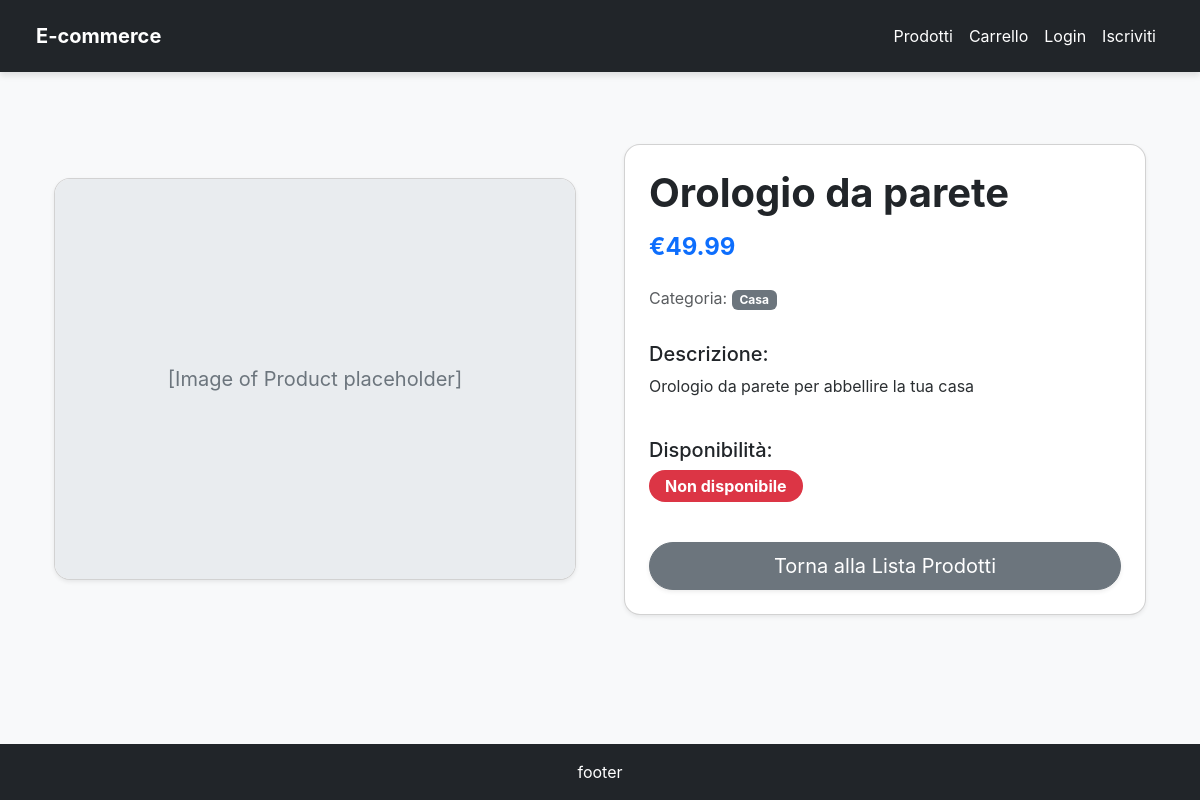
The page /orologio-da-parete/ on the database its author committed.
### products/models.py (models this page shows, shortened)
class Product(models.Model):
    name = models.CharField(max_length=200, verbose_name="Nome Prodotto")
    slug = models.SlugField(max_length=200, unique=True, help_text="Slug unico per l'URL del prodotto")
    category = models.ForeignKey(
        Category,
        on_delete=models.SET_NULL,
        null=True,
        blank=True,
        related_name='products',
        verbose_name="Categoria"
    )
    description = models.TextField(verbose_name="Descrizione prodotto")
    price = models.DecimalField(
        max_digits=10,
        decimal_places=2,
        verbose_name="Prezzo in €"
    )
    stock = models.IntegerField(
        default=0,
        verbose_name="Quantità Disponibile",
        help_text="Quantità di prodotti disponibili in magazzino."
    )
    created_at = models.DateTimeField(auto_now_add=True, verbose_name="Data Creazione")
    updated_at = models.DateTimeField(auto_now=True, verbose_name="Ultimo Aggiornamento")
    class Meta:
        ordering = ('name',)
        verbose_name = "Prodotto"
        verbose_name_plural = "Prodotti"

class Category(models.Model):
    name = models.CharField(max_length=100, unique=True, verbose_name="Nome Categoria")
    slug = models.SlugField(max_length=100, unique=True, help_text="Slug unico per l'URL della categoria")
    class Meta:
        ordering = ('name',)
        verbose_name_plural = "Categorie"

### products/views.py (the view)
# urls.py: path("<slug:slug>/", ProductDetails.as_view(), name="product_details"),
class ProductDetails(DetailView):
    model = Product
    template_name = "product_details.html"

### templates/product_details.html (shortened to what this page needs)
{% extends 'base.html' %}
{% block content %}
<div class="container my-5">
    <div class="row gx-5 align-items-center">
        <div class="col-md-6 mb-4 mb-md-0">
            <div class="card shadow-sm rounded-card overflow-hidden">
                <div class="img-placeholder" style="height: 400px;">
                    [Image of Product placeholder]
                </div>
            </div>
        </div>
        <div class="col-md-6">
            <div class="card shadow-sm rounded-card p-4">
                <h1 class="fw-bold text-dark mb-3">{{ product.name }}</h1>
                <h4 class="text-primary fw-bold mb-4">€{{ product.price|floatformat:2 }}</h4>
                <p class="text-muted mb-2">Categoria: <span class="badge bg-secondary">{{ product.category.name }}</span></p>
                <h5 class="mt-4 mb-2 text-dark">Descrizione:</h5>
                <p class="text-secondary-emphasis">{{ product.description }}</p>
                <div class="mt-4 mb-4">
                    <h5 class="text-dark">Disponibilità:</h5>
                    {% if product.stock > 0 %}
                        <span class="badge bg-success fs-6 py-2 px-3 rounded-pill">Disponibile</span>
                    {% else %}
                        <span class="badge bg-danger fs-6 py-2 px-3 rounded-pill">Non disponibile</span>
                    {% endif %}
                </div>
                <div class="mt-auto pt-3">
                    <a href="{% url 'product_list' %}" class="btn btn-secondary btn-lg w-100 rounded-pill shadow-sm">
                        Torna alla Lista Prodotti
                    </a>
                </div>
            </div>
        </div>
    </div>
</div>
{% endblock content %}

### templates/base.html (style rules this page uses)
body { font-family: 'Inter', sans-serif; background-color: #f8f9fa; padding-top: 4.5rem; }
.rounded-card { border-radius: 1rem; }
.btn-primary, .btn-secondary { border-radius: 0.5rem; }
.img-placeholder { background-color: #e9ecef; display: flex; align-items: center; justify-content: center; font-size: 1.25rem; color: #6c757d; height: 200px; border-radius: 0.5rem; }

### rows shown on the page
Product: name "Orologio da parete", price "49.99", category.name "Casa", description "Orologio da parete per abbellire la tua casa"
